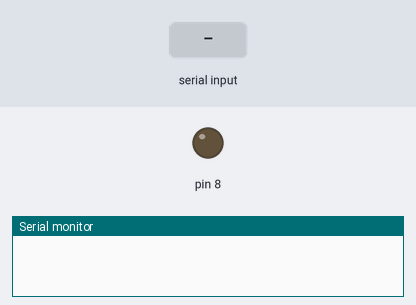
This sketch was run on a simulated Arduino Uno, built with avr-gcc and run on an emulated ATmega328P. On the bench: output pins drawn as LEDs (lit = HIGH), the last lines printed to the serial monitor. Inputs (shaded band) come from the test bench.

Above: at 1.2 s.
1.3 s: "A" received over Serial
At 2.5 s:
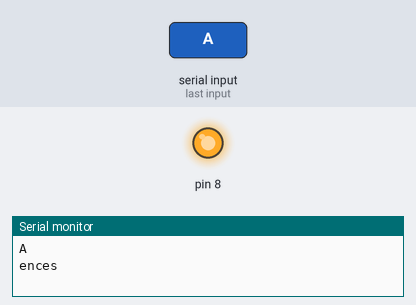
2.8 s: "1" received over Serial
Timing chart, 0 to 5.8 s (numbered marks = the images above; inputs shaded):
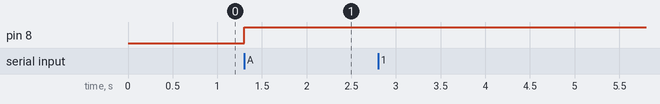

Measured:
- after the input at 1.3 s, pin 8: LOW → HIGH at once

The sketch:

cinque.ino
```cpp
char a;
boolean estat = false;

void setup() {
	pinMode (8,OUTPUT);
	Serial.begin(9600);
}

void loop() {
	if(Serial.available()>0){
		a = Serial.read();
		Serial.println(a);
		if (a == 'A'){
			if (estat == false){
				digitalWrite(8,HIGH);
				estat = true;
				Serial.println("ences");
			}else if(estat == true){
				digitalWrite(8,LOW);
				estat = false;
				Serial.println("apagat");
			}
		}
	}
}
```
